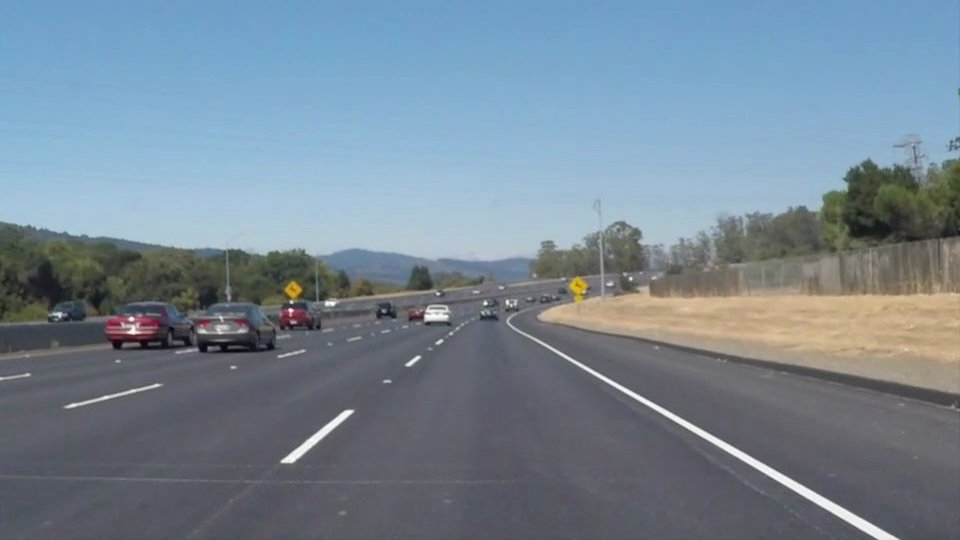
#> input picture 20240408_作業四/highway.jpg, 960 x 540 px
$ jupyter execute homework4.ipynb
#> lines starting #> are read from the running program, lines starting #| are printed output that depends on the picture
## 1. 讀影像 highway.jpg 並畫出(呈現)影像。

## 2. 對影像 highway.jpg 的 RGB 三個頻道分別畫出長條圖，顏色分別用 red, green, blue，依序畫(呈現)於同一列，輸出形式如下圖(注意這是採不同輸入影像的結果):

## 3. 對影像 highway.jpg 的 RGB 三個頻道分別畫出分布圖，依序畫(呈現)於同一列，顏色分別用 red, green, blue。輸出形式如下圖(注意這是採不同輸入影像的結果):

## 4. 請列印出 R channel 在數值 102 的頻率，G channel 在數值 95 的頻率，B channel 在數值 87 的頻率。

## 5. 對影像 highway.jpg 的 RGB 三個頻道分別畫出長條圖，顏色分別用 red, green, blue。此外，R channel 在數值 102 的長條片(bar or strip)，G channel 在數值 95 的長條片，B channel 在數值 87 的長條片都以黑色呈現。三個長條圖依序分別畫(呈現)於三列。輸出形式如下圖(注意這是採不同輸入影像的結果):

[cell 1]
# 下載套件
import cv2
import numpy as np
import matplotlib.pyplot as plt

# 1. 讀影像 highway.jpg 並畫出(呈現)影像。
print("1. 讀影像 highway.jpg 並畫出(呈現)影像。")

image = cv2.imread('highway.jpg')
#> image is the input picture: shape (540, 960, 3); mean B, G, R 148.1, 134.5, 118.5
image = cv2.cvtColor(image, cv2.COLOR_BGR2RGB)

plt.figure()
plt.imshow(image)
plt.xticks([]),plt.yticks([])
plt.show()

# 2. 對影像 highway.jpg 的 RGB 三個頻道分別畫出長條圖，顏色分別用 red, green, blue，依序畫(呈現)於同一列。
print("2. 對影像 highway.jpg 的 RGB 三個頻道分別畫出長條圖，顏色分別用 red, green, blue，依序畫(呈現)於同一列。")

bimg, gimg, rimg = cv2.split(image)
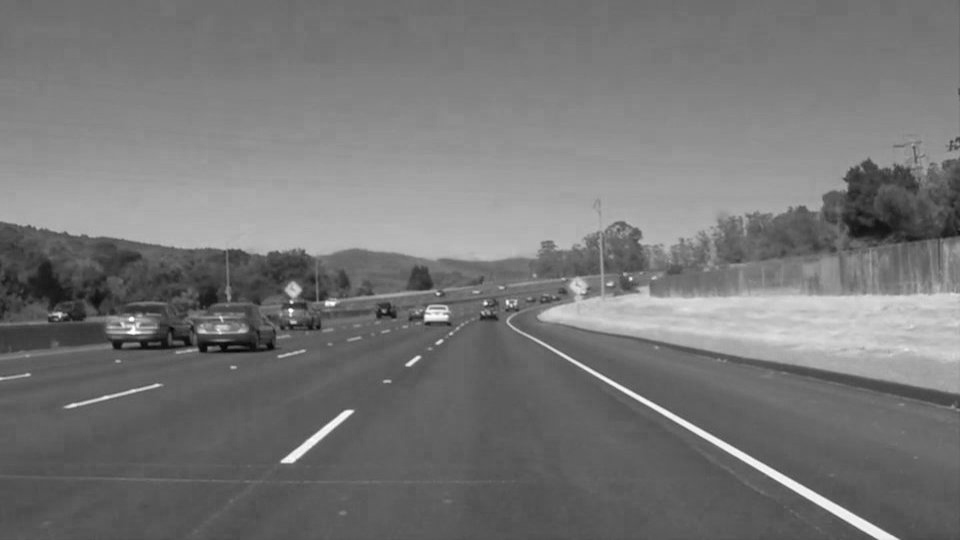
#> bimg: shape (540, 960); min 6, max 255, mean 118.5
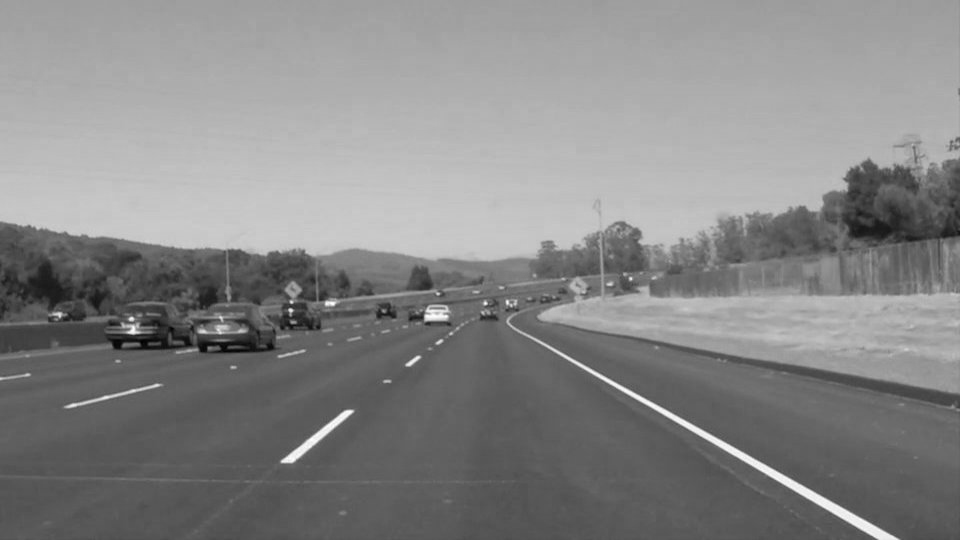
#> gimg: shape (540, 960); min 0, max 255, mean 134.5
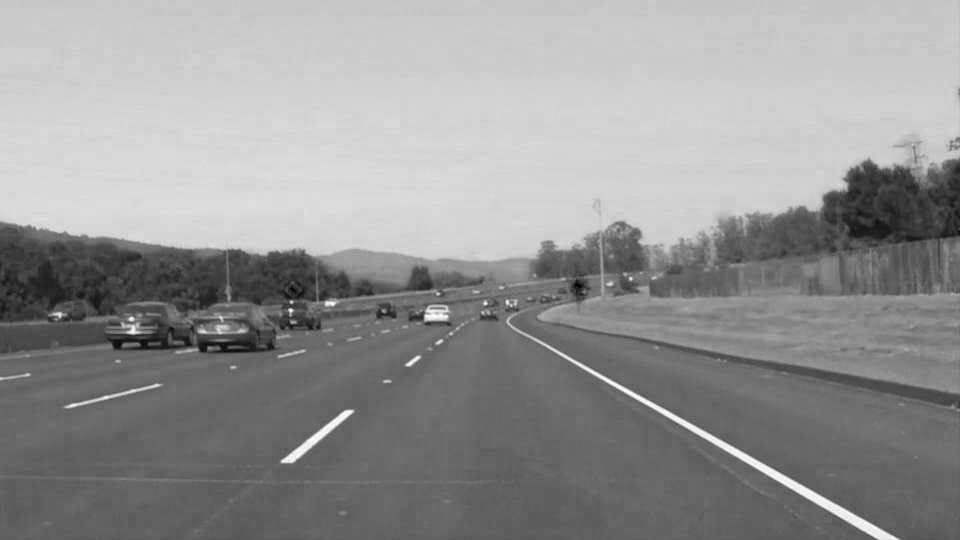
#> rimg: shape (540, 960); min 0, max 255, mean 148.1
width, height, thickness = image.shape
#> width = 540; height = 960; thickness = 3
reshaped_rimg = rimg.reshape(width*height)
reshaped_gimg = gimg.reshape(width*height)
reshaped_bimg = bimg.reshape(width*height)
reshaped_images = [reshaped_rimg, reshaped_gimg, reshaped_bimg]
titles = ['red', 'green', 'blue']
colors = ('r', 'g', 'b')

plt.figure(figsize=(24, 8))
for i, col in enumerate(colors):
    plt.subplot(1, 3, i+1)
    plt.hist(reshaped_images[i], bins=256, color=col)
    plt.title(titles[i])
plt.show()
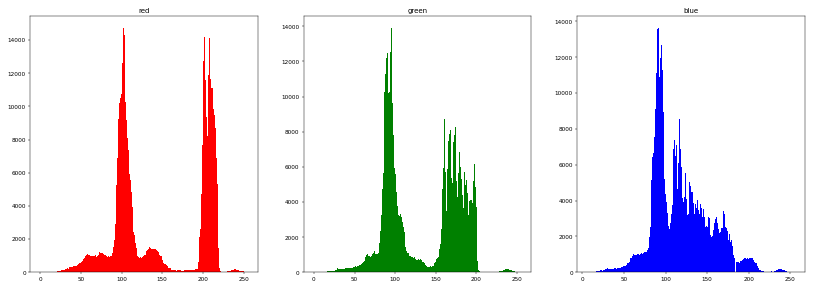
#> figure drawn by matplotlib, 3 panels; panel 1: tallest bar 14739 high, from x = 101.6 to 102.6; panel 2: tallest bar 13903 high, from x = 94.63 to 95.62; panel 3: tallest bar 13643 high, from x = 90.62 to 91.59

# 3. 對影像 highway.jpg 的 RGB 三個頻道分別畫出分布圖，依序畫(呈現)於同一列，顏色分別用 red, green, blue。
print("3. 對影像 highway.jpg 的 RGB 三個頻道分別畫出分布圖，依序畫(呈現)於同一列，顏色分別用 red, green, blue。")

images = [rimg, gimg, bimg]

plt.figure(figsize=(24, 8))
for i, col in enumerate(colors):
    hist = cv2.calcHist([images[i]],[0],None,[256],[0,256])
    plt.subplot(1, 3, i+1)
    plt.plot(hist, color=col)
    plt.title(titles[i])
plt.show()
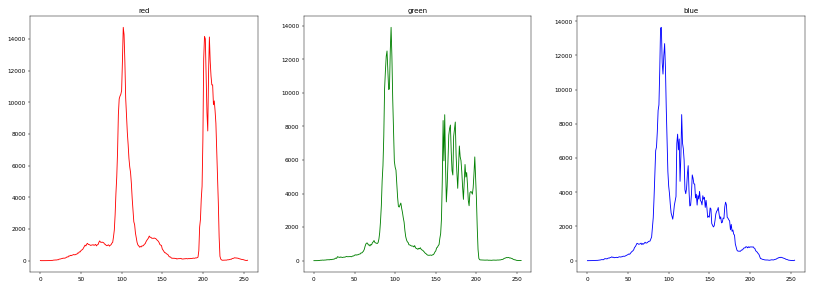
#> figure drawn by matplotlib, 3 panels; panel 1: curve peaks at x = 102, y = 14739; panel 2: curve peaks at x = 95, y = 13903; panel 3: curve peaks at x = 91, y = 13643

# 4. 請列印出 R channel 在數值 102 的頻率，G channel 在數值 95 的頻率，B channel 在數值 87 的頻率。
# 5. 對影像 highway.jpg 的 RGB 三個頻道分別畫出長條圖，顏色分別用 red, green, blue。
#    此外，R channel 在數值 102 的長條片(bar or strip)，G channel 在數值 95 的長條片，B channel 在數值 87 的長條片都以黑色呈現。
#    三個長條圖依序分別畫(呈現)於三列。
print("4. 請列印出 R channel 在數值 102 的頻率，G channel 在數值 95 的頻率，B channel 在數值 87 的頻率。\n")

freq_r, bin_edge_r, patches_r = plt.hist(reshaped_rimg, bins=256, color='r')
#> freq_r = 256 values, max 14739 at index 102, min 0 at index 2, mean 2025; bin_edge_r = 257 values from 0 to 255; patches_r = 256 items
patches_r[102].set_facecolor('black')
print(f"R channel 在數值 102 的頻率 = {freq_r[102]}")
#| R channel 在數值 102 的頻率 = 14739.0

plt.figure()
freq_g, bin_edge_g, patches_g = plt.hist(reshaped_gimg, bins=256, color='g')
#> freq_g = 256 values, max 13903 at index 95, min 0 at index 2, mean 2025; bin_edge_g = 257 values from 0 to 255; patches_g = 256 items
patches_g[95].set_facecolor('black')
print(f"G channel 在數值 95 的頻率  = {freq_g[95]}")
#| G channel 在數值 95 的頻率  = 13903.0

plt.figure()
freq_b, bin_edge_b, patches_b = plt.hist(reshaped_bimg, bins=256, color='b')
#> freq_b = 256 values, max 13643 at index 87, min 0 at index 36, mean 2025; bin_edge_b = 257 values from 6 to 255; patches_b = 256 items
patches_b[87].set_facecolor('black')
print(f"B channel 在數值 87 的頻率  = {freq_b[87]}")
#| B channel 在數值 87 的頻率  = 13643.0

print("\n5. 對影像 highway.jpg 的 RGB 三個頻道分別畫出長條圖，顏色分別用 red, green, blue。此外，R channel 在數值 102 的長條片(bar or strip)，G channel 在數值 95 的長條片，B channel 在數值 87 的長條片都以黑色呈現。三個長條圖依序分別畫(呈現)於三列。")
plt.show()
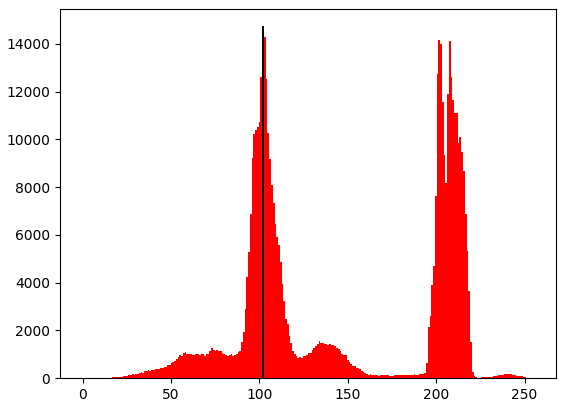
#> figure drawn by matplotlib, 1 panel; tallest bar 14739 high, from x = 101.6 to 102.6
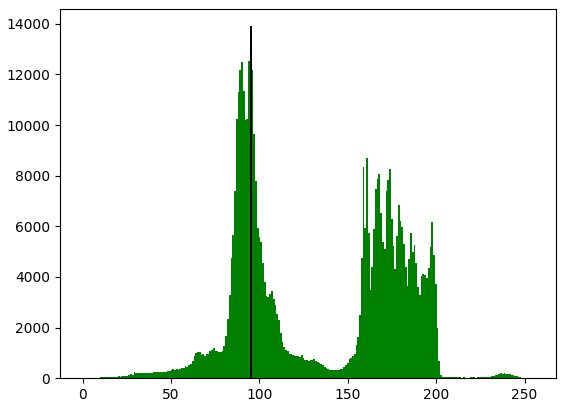
#> figure drawn by matplotlib, 1 panel; tallest bar 13903 high, from x = 94.63 to 95.62
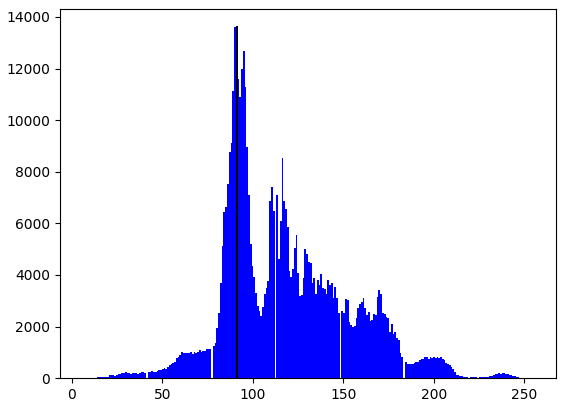
#> figure drawn by matplotlib, 1 panel; tallest bar 13643 high, from x = 90.62 to 91.59


# 用for迴圈印出RGB三個channel的圖
# for i, col in enumerate(colors):
#     plt.figure()
#     freq, bin_edge, patches = plt.hist(reshaped_images[i], bins=256, color=colors[i])
